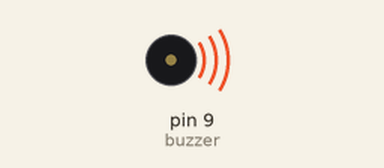
Bench run of a sketch on a simulated Arduino Uno, built with avr-gcc and run on an emulated ATmega328P. Shown: buzzer (waves = sounding).

Above: at 0.05 s.
At 2.72 s:
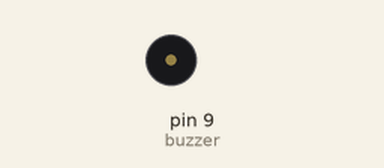
Timing chart, 0 to 3.0 s (numbered marks = the images above):
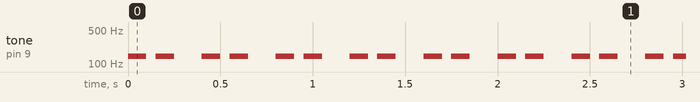

The sketch:

buzzer.ino
```cpp
const int buzzer = 9; //buzzer to arduino pin 9

void setup(){

  pinMode(buzzer, OUTPUT); // Set buzzer - pin 9 as an output

}

void loop(){

  tone(buzzer, 146.8324); // Send 1KHz sound signal...
  delay(100);        // ...for 1 sec
  noTone(buzzer);     // Stop sound...
  delay(50);        // ...for 1sec

  tone(buzzer, 146.8324); // Send 1KHz sound signal...
  delay(100);        // ...for 1 sec
  noTone(buzzer);     // Stop sound...
  delay(150);        // ...for 1sec


}
```

Measured:
- by itself, tone on pin 9 (buzzer): repeats every 0.40 s: silent 0.05 s, 146 Hz 0.10 s, silent 0.15 s, 146 Hz 0.10 s
